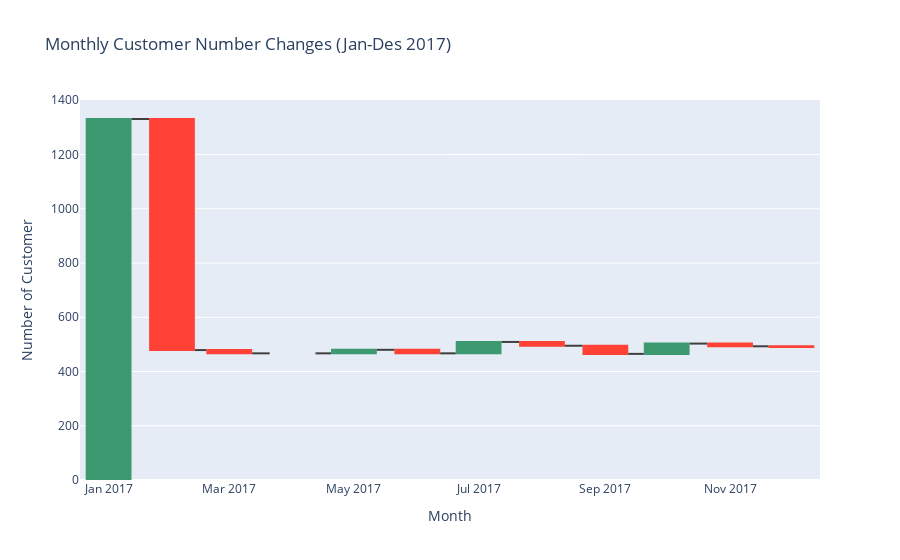

Notebook source saved alongside this figure:
### Code cell
# Create the layout
layout = go.Layout(
    title= "Monthly Customer Number Changes (Jan-Des 2017)",
    showlegend=False,
    yaxis=dict(title='Number of Customer'),
    xaxis=dict(title='Month')
    
)

# Calculate the latest number of employee
all_customers = int(df_jan["n_customer"].sum() - df_jan["n_customer_lag"].sum())

# Create the waterfall plot
## For variable 'measure', relative stands for changes of the data (red/green barplot), while total stands for the last data (blue barplot)
fig = go.Figure(go.Waterfall(
                    name = "Customer Number", 
                    orientation = "v",
                    textposition = "outside",
                    x = df_jan["current_order_month"].apply(lambda x: str(x)),
                    y = df_jan["changes"],
                    # measure = ["relative" for x in range(len(df_jan["changes"]))]+["total"],
                    # text = [str(x) if x <=0 else "+"+str(x) for x in df_jan["changes"]]+[str(all_employees)],
                    connector = {"line":{"color":"rgb(63, 63, 63)", "dash":"solid"}},
                    ), 
                layout= layout
)

fig.show()

### Figure 1 — Plotly figure (JSON) as saved in the notebook; plotly's stock layout.template omitted (floating-point values rounded to 4 significant figures)
{"data": [{"connector": {"line": {"color": "rgb(63, 63, 63)", "dash": "solid"}}, "name": "Customer Number", "orientation": "v", "textposition": "outside", "type": "waterfall", "x": ["2017-01", "2017-02", "2017-03", "2017-04", "2017-05", "2017-06", "2017-07", "2017-08", "2017-09", "2017-10", "2017-11", "2017-12"], "y": [1331, -852, -12, 0, 13, -13, 42, -14, -30, 38, -10, -3]}], "layout": {"showlegend": false, "title": {"text": "Monthly Customer Number Changes (Jan-Des 2017)"}, "xaxis": {"title": {"text": "Month"}}, "yaxis": {"title": {"text": "Number of Customer"}}}}
